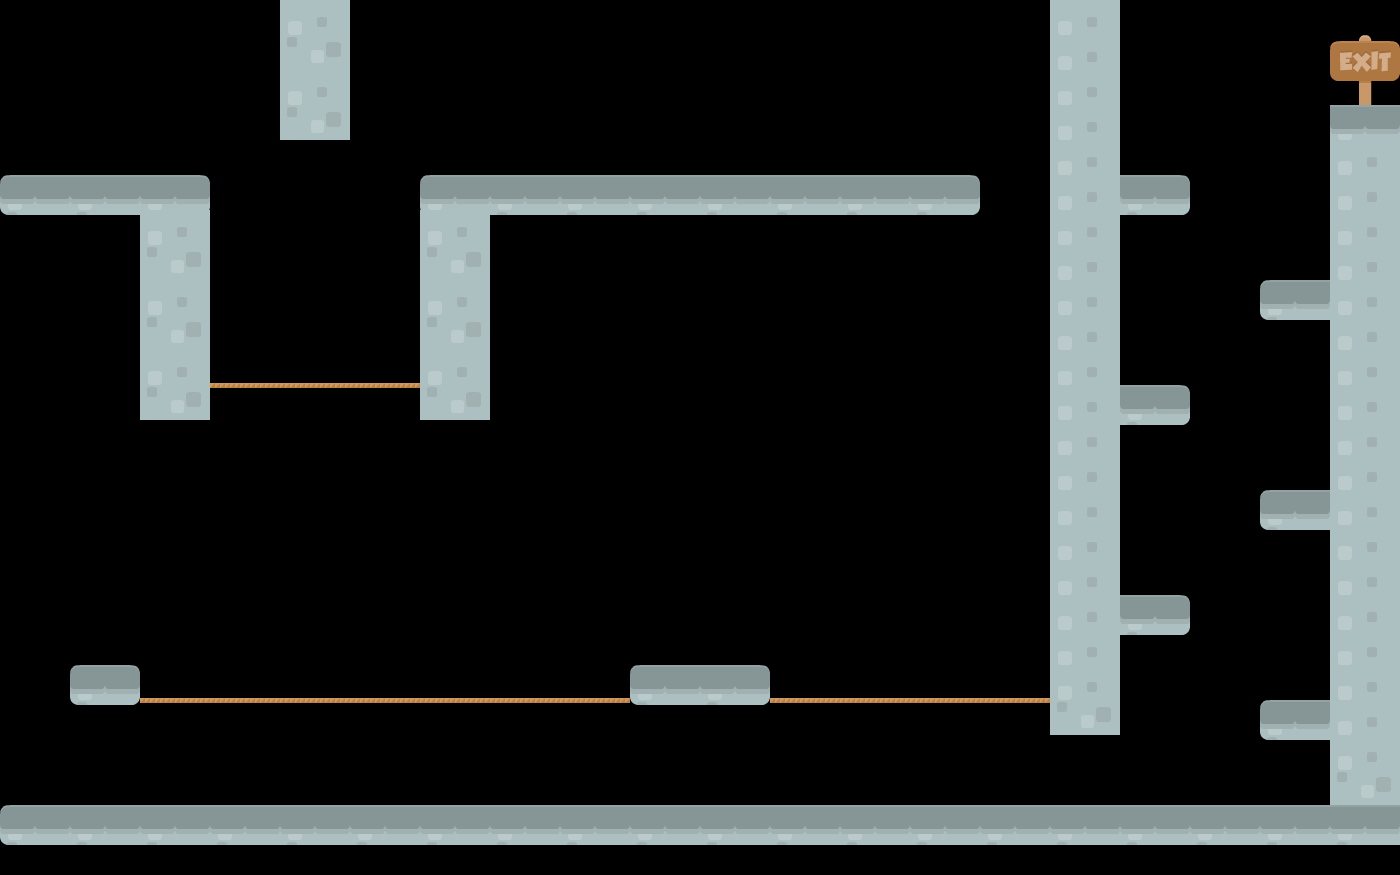

A level layout from a 2D game, rendered from its tile map. Below: a short description, then the map file with tile-grid data replaced by summaries:
An orthogonal 40x25 tile map with 35x35 px tiles, 5 tile layers (Background, Tile Layer 1, death layer, end game, ...).

<map version="1.0" orientation="orthogonal" renderorder="right-down" width="40" height="25" tilewidth="35" tileheight="35" nextobjectid="1">
 <tileset firstgid="1" name="tileset" tilewidth="70" tileheight="70" spacing="2" margin="2" tilecount="196" columns="14">
  <image source="tileset.png" width="1024" height="1024" />
 </tileset>
 <layer name="Background" width="40" height="25">
  <data>[1000 cells, 0 non-empty, 0 distinct tile ids]</data>
 </layer>
 <layer name="Tile Layer 1" width="40" height="25">
  <data>[1000 cells, 87 non-empty, 6 distinct tile ids]</data>
 </layer>
 <layer name="death layer" width="40" height="25">
  <data>[1000 cells, 25 non-empty, 1 distinct tile ids]</data>
 </layer>
 <layer name="end game" width="40" height="25">
  <data>[1000 cells, 1 non-empty, 1 distinct tile ids]</data>
 </layer>
 <layer name="ladders" width="40" height="25">
  <data>[1000 cells, 0 non-empty, 0 distinct tile ids]</data>
 </layer>
</map>
